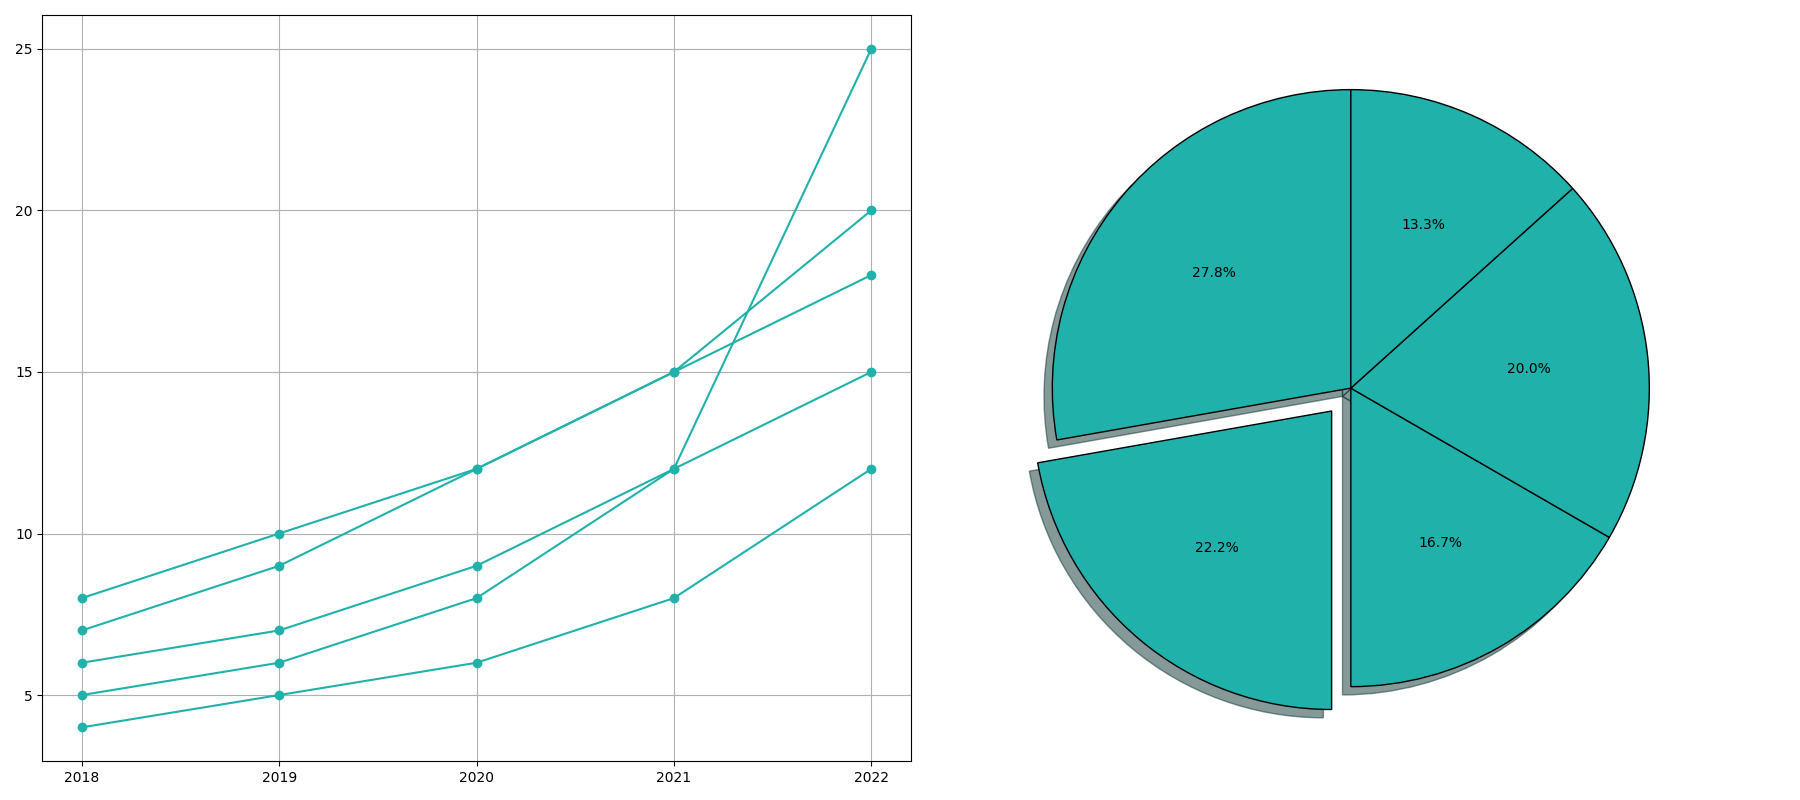

Write Python code to recreate this figure.
import matplotlib.pyplot as plt

# Define the updated data for the pie chart
market_share = [25, 20, 15, 18, 12]  # Removed the 'Others' category

# Choose a consistent color for all data groups
single_color = '#20B2AA'  # Light Sea Green

# Updated data showing the growth of categories over years
years = ['2018', '2019', '2020', '2021', '2022']
growth_data = {
    'Books': [5, 6, 8, 12, 25],
    'Electronics': [7, 9, 12, 15, 20],
    'Clothing': [6, 7, 9, 12, 15],
    'Groceries': [8, 10, 12, 15, 18],
    'Household Items': [4, 5, 6, 8, 12]
}

fig, ax = plt.subplots(1, 2, figsize=(18, 8))

# Create the line chart on the first subplot
for data in growth_data.values():
    ax[0].plot(years, data, marker='o', color=single_color)

ax[0].grid(True)

# Create the pie chart on the second subplot
explode = (0, 0.1, 0, 0, 0)  # Adjusted explode tuple size
ax[1].pie(market_share, autopct='%1.1f%%', startangle=90, 
          colors=[single_color]*len(market_share), shadow=True, explode=explode, wedgeprops={'edgecolor': 'black'})

plt.tight_layout()
plt.show()
